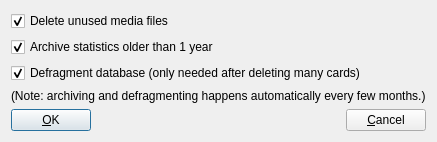
<?xml version="1.0" encoding="UTF-8"?>
<ui version="4.0">
 <class>CompactDatabaseDlg</class>
 <widget class="QDialog" name="CompactDatabaseDlg">
  <property name="geometry">
   <rect>
    <x>0</x>
    <y>0</y>
    <width>398</width>
    <height>133</height>
   </rect>
  </property>
  <property name="windowTitle">
   <string>Compact database</string>
  </property>
  <layout class="QVBoxLayout" name="verticalLayout_2">
   <item>
    <layout class="QVBoxLayout" name="verticalLayout">
     <item>
      <widget class="QCheckBox" name="delete_unused_media_files">
       <property name="text">
        <string>Delete unused media files</string>
       </property>
       <property name="checked">
        <bool>true</bool>
       </property>
      </widget>
     </item>
     <item>
      <widget class="QCheckBox" name="archive_old_logs">
       <property name="text">
        <string>Archive statistics older than 1 year</string>
       </property>
       <property name="checked">
        <bool>true</bool>
       </property>
      </widget>
     </item>
     <item>
      <widget class="QCheckBox" name="defragment_database">
       <property name="text">
        <string>Defragment database (only needed after deleting many cards)</string>
       </property>
       <property name="checked">
        <bool>true</bool>
       </property>
      </widget>
     </item>
     <item>
      <widget class="QLabel" name="label">
       <property name="text">
        <string>(Note: archiving and defragmenting happens automatically every few months.)</string>
       </property>
      </widget>
     </item>
     <item>
      <layout class="QHBoxLayout" name="horizontalLayout">
       <item>
        <widget class="QPushButton" name="ok_button">
         <property name="text">
          <string>&amp;OK</string>
         </property>
         <property name="default">
          <bool>true</bool>
         </property>
        </widget>
       </item>
       <item>
        <spacer name="horizontalSpacer">
         <property name="orientation">
          <enum>Qt::Horizontal</enum>
         </property>
         <property name="sizeHint" stdset="0">
          <size>
           <width>40</width>
           <height>20</height>
          </size>
         </property>
        </spacer>
       </item>
       <item>
        <widget class="QPushButton" name="cancel_button">
         <property name="text">
          <string>&amp;Cancel</string>
         </property>
        </widget>
       </item>
      </layout>
     </item>
    </layout>
   </item>
  </layout>
 </widget>
 <resources/>
 <connections>
  <connection>
   <sender>ok_button</sender>
   <signal>clicked()</signal>
   <receiver>CompactDatabaseDlg</receiver>
   <slot>accept()</slot>
   <hints>
    <hint type="sourcelabel">
     <x>28</x>
     <y>68</y>
    </hint>
    <hint type="destinationlabel">
     <x>149</x>
     <y>43</y>
    </hint>
   </hints>
  </connection>
  <connection>
   <sender>cancel_button</sender>
   <signal>clicked()</signal>
   <receiver>CompactDatabaseDlg</receiver>
   <slot>reject()</slot>
   <hints>
    <hint type="sourcelabel">
     <x>259</x>
     <y>68</y>
    </hint>
    <hint type="destinationlabel">
     <x>149</x>
     <y>43</y>
    </hint>
   </hints>
  </connection>
 </connections>
</ui>
